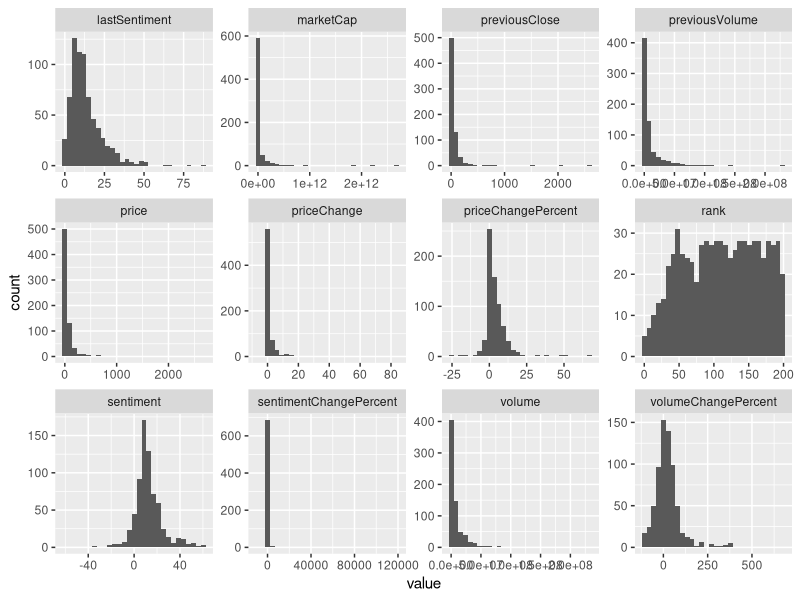
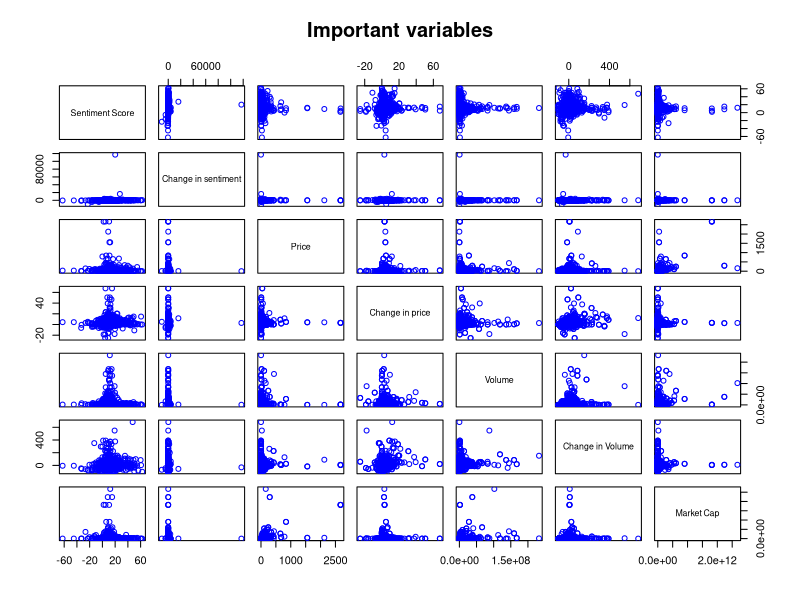
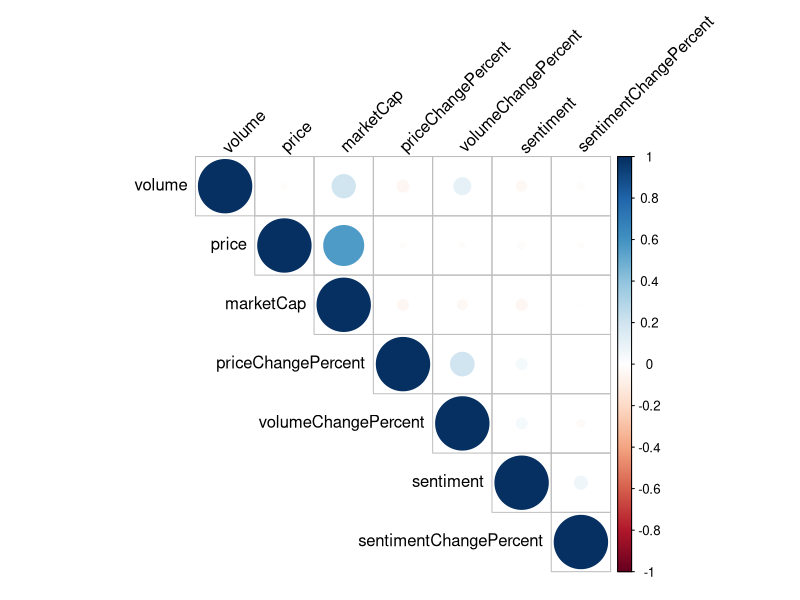
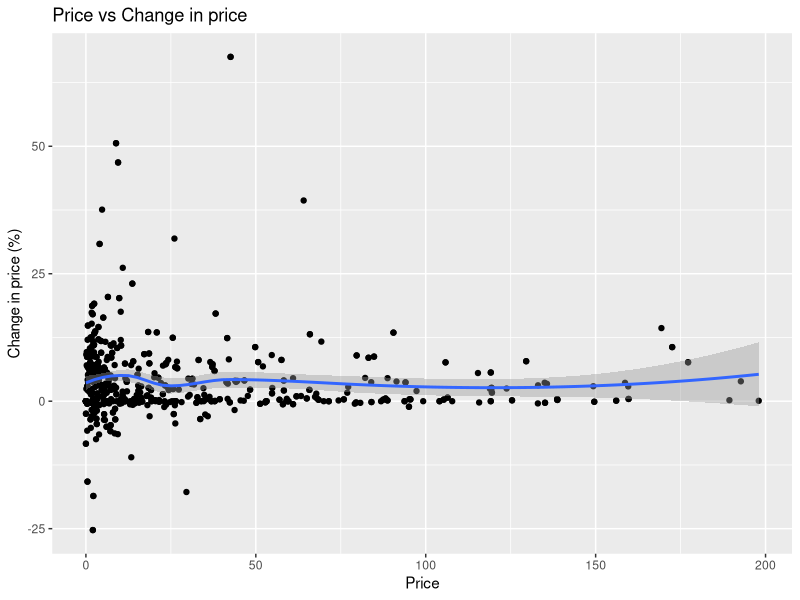
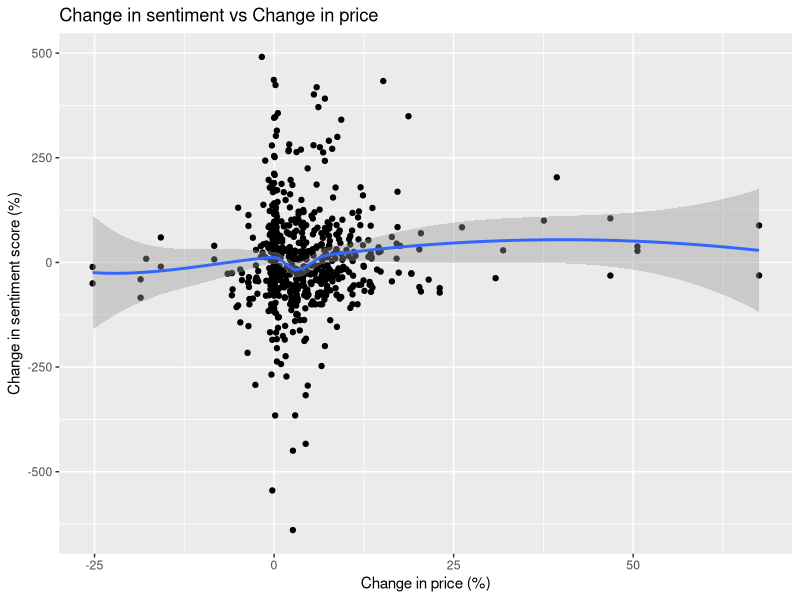
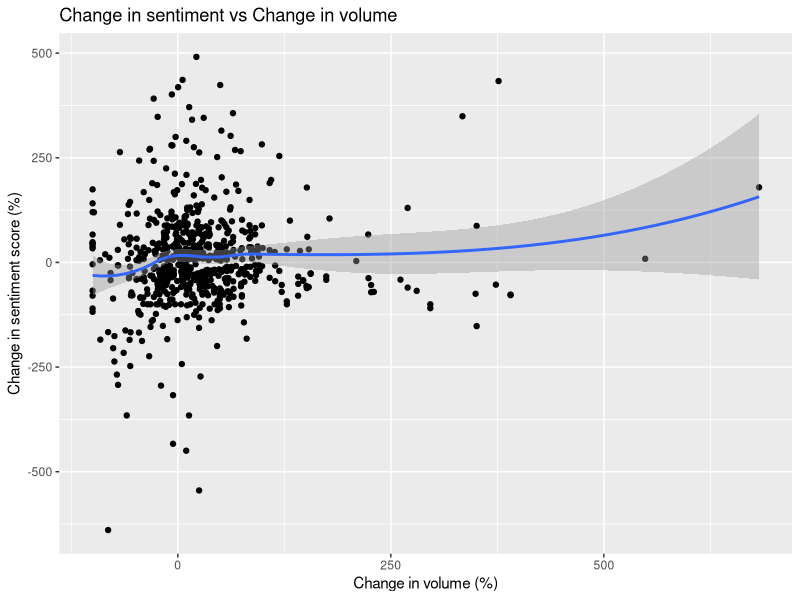
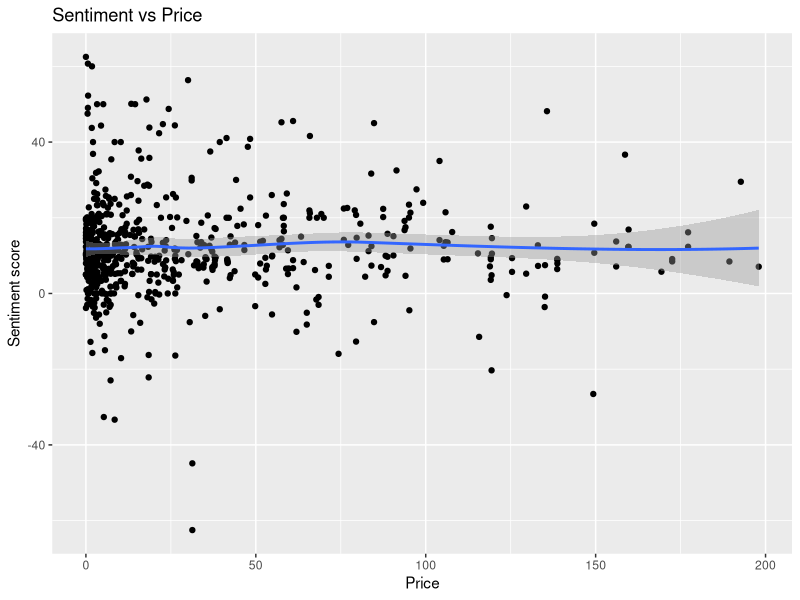
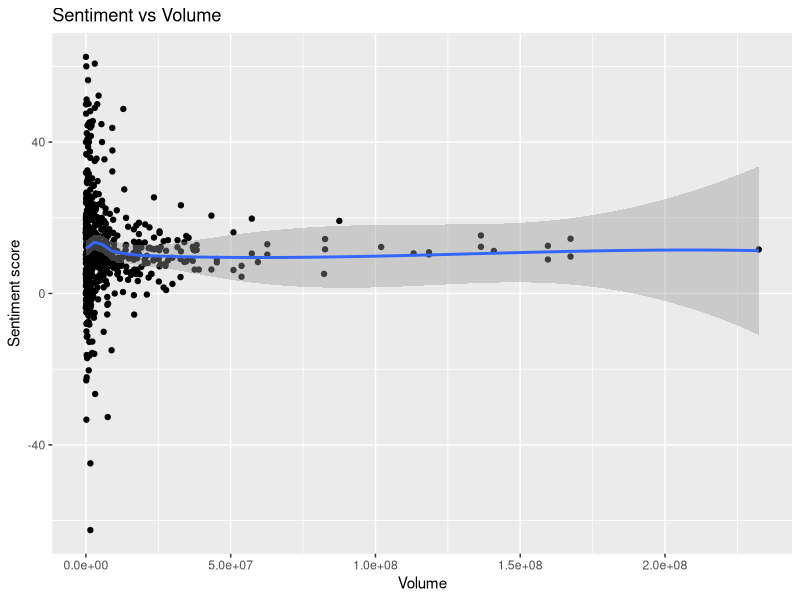

Write R code to recreate these figures, in order.
## ---- chunk 1
library(readr)
library(dplyr)
library(ggplot2)

bullish_data_twitter <- read_csv("social_sentiment_twitter_chginsentiment_bullish_03-16-2022.csv", 
                                 show_col_types = FALSE)
bullish_data_stocktwits <- read_csv("social_sentiment_stocktwits_chginsentiment_bullish_03-15-2022.csv", 
                                    show_col_types = FALSE)
bullish_data_stocktwits2 <- read_csv("social_sentiment_stocktwits_chginsentiment_bullish_03-16-2022.csv", 
                                     show_col_types = FALSE)
bearish_data_twitter <- read_csv("social_sentiment_twitter_chginsentiment_bearish_03-15-2022.csv", 
                                 show_col_types = FALSE)
bearish_data_twitter2 <- read_csv("social_sentiment_twitter_chginsentiment_bearish_03-16-2022.csv", 
                                  show_col_types = FALSE)
bearish_data_stocktwits <- read_csv("social_sentiment_stocktwits_chginsentiment_bearish_03-15-2022.csv", 
                                    show_col_types = FALSE)
bearish_data_stocktwits2 <- read_csv("social_sentiment_stocktwits_chginsentiment_bearish_03-16-2022.csv", 
                                     show_col_types = FALSE)

# binding both data for bullish and bearish tickers together
data <- rbind(bullish_data_twitter, bullish_data_stocktwits, bullish_data_stocktwits2, 
              bearish_data_twitter, bearish_data_twitter2, bearish_data_stocktwits, 
              bearish_data_stocktwits2)

data <- data %>%
  # filter out all dummy data
  filter(lastSentiment > 0) %>%
  rename(sentimentChangePercent="sentimentChange", 
         priceChange="change", 
         priceChangePercent="changePercent") %>%
  # adding new variable volumeChangePercent
  mutate(priceChangePercent = priceChangePercent * 100, 
         volumeChangePercent= (volume - previousVolume) / previousVolume * 100) 

glimpse(data)
## ---- chunk 2
library(purrr)
library(tidyr)
data %>%
  keep(is.numeric) %>% 
  gather() %>% 
  ggplot(aes(value)) +
    facet_wrap(~ key, scales = "free") +
    geom_histogram()
## ---- chunk 3
pairs(data[,c("sentiment","sentimentChangePercent","price", "priceChangePercent", 
              "volume", "volumeChangePercent", "marketCap")], 
      col="blue",  
      labels = c('Sentiment Score', 'Change in sentiment', 'Price', "Change in price", 
                 "Volume", "Change in Volume", "Market Cap"), 
      main="Important variables")
## ---- chunk 4
res = cor(data[,c("sentiment","sentimentChangePercent","price", "priceChangePercent", 
              "volume", "volumeChangePercent", "marketCap")], use="complete.obs")
res
## ---- chunk 5
library(corrplot)
corrplot(res, type = "upper", order = "hclust", 
         tl.col = "black", tl.srt = 45)
## ---- chunk 6
sapply(data, function(x) sum(is.na(x)))
## ---- chunk 7
plotdata1 <- data %>%
  filter(price < 200)
ggplot(plotdata1, aes(x=price, y = priceChangePercent)) + 
  geom_point() + geom_smooth() +
  labs(
    title = "Price vs Change in price",
    x = "Price",
    y = "Change in price (%)"
  )  
## ---- chunk 8
plotdata <- data %>%
  filter(sentimentChangePercent < 500, sentimentChangePercent > -1000)
ggplot(plotdata, aes(y=sentimentChangePercent, x = priceChangePercent)) + 
  geom_point() + geom_smooth() + 
  labs(
    title = "Change in sentiment vs Change in price",
    y = "Change in sentiment score (%)",
    x = "Change in price (%)"
  )     
## ---- chunk 9
plotdata1 <- data %>%
  filter(sentimentChangePercent < 500, sentimentChangePercent > -1000)
ggplot(plotdata1, aes(y=sentimentChangePercent, x = volumeChangePercent)) + 
  geom_point() + geom_smooth() + 
  labs(
    title = "Change in sentiment vs Change in volume",
    y = "Change in sentiment score (%)",
    x = "Change in volume (%)"
  )     
## ---- chunk 10
plotdata1 <- data %>%
  filter(price < 200)
ggplot(plotdata1, aes(y=sentiment, x = price)) + 
  geom_point() + geom_smooth() +
  labs(
    title = "Sentiment vs Price",
    y = "Sentiment score",
    x = "Price"
  )  
## ---- chunk 11
ggplot(plotdata1, aes(y=sentiment, x = volume)) + 
  geom_point() + geom_smooth() +
  labs(
    title = "Sentiment vs Volume",
    y = "Sentiment score",
    x = "Volume"
  )  
## ---- chunk 12
plotdata2 <- data %>%
  filter(marketCap < 5000000000)
ggplot(plotdata2, aes(x=marketCap, y = priceChangePercent)) + 
  geom_point() + geom_smooth() +
  labs(
    title = "Market cap vs Change in price",
    x = "Market cap",
    y = "Change in price (%)"
  )
## ---- chunk 13
ggplot(plotdata2, aes(x=marketCap, y = sentiment)) + 
  geom_point() + geom_smooth() + 
  labs(
    title = "Market cap vs Sentiment score",
    x = "Market cap",
    y = "Sentiment score"
  )
## ---- chunk 14
plotdata3 <- data %>%
  filter(marketCap < 5000000000, sentimentChangePercent < 500, sentimentChangePercent > -1000)
ggplot(plotdata3, aes(x=marketCap, y = sentimentChangePercent)) + 
  geom_point() + geom_smooth() +
  labs(
    title = "Market cap vs Change in sentiment",
    x = "Market cap",
    y = "Change in sentiment (%)"
  )
